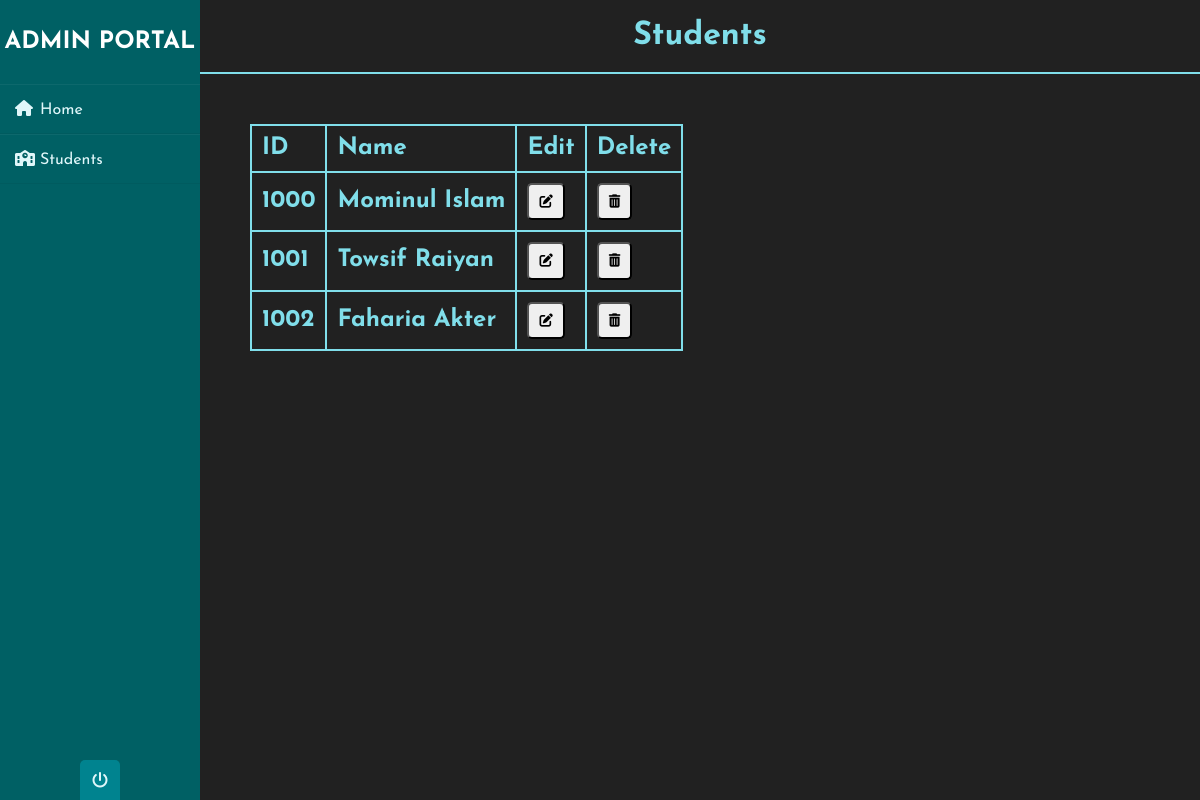
Screenshot of /admin/admin_student_details.php with the database file from the repository.
### tables this page shows
CREATE TABLE `student_details` (
  `std_details_id` int(4) NOT NULL,
  `address` varchar(200) NOT NULL,
  `phone` varchar(11) NOT NULL,
  `semester` varchar(20) NOT NULL,
  `student_id` int(4) NOT NULL
);

CREATE TABLE `student_reg` (
  `student_id` int(4) NOT NULL,
  `first_name` varchar(30) NOT NULL,
  `last_name` varchar(30) NOT NULL,
  `email` varchar(50) NOT NULL,
  `password` varchar(30) NOT NULL
);

### admin/admin_student_details.php (the view, shortened to what this page needs)
<?php require_once('../database/db_connect.php'); ?>
<?php
$query1 = 'SELECT * FROM student_reg RG INNER JOIN student_details SD ON RG.student_id = SD.student_id';
$stm = $db->prepare($query1);
$stm->execute();
$student_reg = $stm->fetchAll();
 ?>
<!DOCTYPE html>
<html lang="en" dir="ltr">
<head>
  <link rel="stylesheet" href=" ../css/css-admin/styles_admin_index.css">
</head>
<body>
  <div class="wrapper">
    <div class="sidebar">
      <h2>Admin Portal</h2>
        <ul>
          <li>
            <a href="admin_index.php"><i class="fas fa-home"></i>Home</a>
          </li>
          <li>
            <a href="admin_student_details.php"><i class="fas fa-school"></i>Students</a>
          </li>
        </ul>
        <div class="social_media">
          <a href=" ../index/index.php"><i class="fas fa-power-off"></i></a>
        </div>
      </div>
        <div class="main_content">
          <div class="header">
            <h1 class="h1_welcome">Students</h1>
          </div>
            <div class="info">
              <div>
                <h2>
                  <table>
                    <thead>
                      <tr>
                        <th>ID</th>
                        <th>Name</th>
                        <th>Edit</th>
                        <th>Delete</th>
                      </tr>
                    </thead>
                    <tbody>
                      <?php foreach ($student_reg as $reg): ?>
                        <tr>
                          <td><?php echo $reg['student_id']; ?></td>
                          <td><?php echo $reg['first_name'] . " " . $reg['last_name']; ?></td>
                          <td>
                            <button onclick="window.open('admin_student_edit.php?student_id=<?php echo $reg['student_id']; ?>', '_self')" <i class="fas fa-edit"></i>
                            </button>
                          </td>
                          <td>
                            <button onclick="window.open('admin_student_delete_db.php?student_id=<?php echo $reg['student_id']; ?>', '_self')" <i class="fas fa-trash-alt"></i>
                            </button>
                          </td>
                        </tr>
                      <?php endforeach; ?>
                    </tbody>
                  </table>
                </h2>
              </div>
            </div>
        </div>
      </div>
  </body>
</html>

### css/css-admin/styles_admin_index.css (style rules this page uses)
* { margin: 0; padding: 0; box-sizing: border-box; list-style: none; text-decoration: none; font-family: 'Josefin Sans', sans-serif; }
body { background-color: #212121; }
.wrapper { display: flex; position: relative; }
.wrapper .sidebar { width: 200px; height: 100%; background: #006064; padding: 30px 0px; position: fixed; }
.wrapper .sidebar h2 { color: #fff; text-transform: uppercase; text-align: center; margin-bottom: 30px; }
.wrapper .sidebar ul li { padding: 15px; border-bottom: 1px solid #E0F7FA; border-bottom: 1px solid rgba(0,0,0,0.05); border-top: 1px solid rgba(255,255,255,0.05); }
.wrapper .sidebar ul li a { color: #E0F7FA; display: block; }
.wrapper .sidebar ul li a .fas { width: 25px; }
.wrapper .sidebar .social_media { position: absolute; bottom: 0; left: 50%; transform: translateX(-50%); display: flex; }
.wrapper .sidebar .social_media a { display: block; width: 40px; background: #00838F; height: 40px; line-height: 45px; text-align: center; margin: 0 5px; color: #E0F7FA; border-top-left-radius: 5px; border-top-right-radius: 5px; }
.wrapper .main_content { width: 100%; margin-left: 200px; }
.wrapper .main_content .header { padding: 20px; background: #212121; color: #80DEEA; border-bottom: 2px solid #80DEEA; }
.wrapper .main_content .info { margin: 50px; color: #80DEEA; line-height: 25px; }
.wrapper .main_content .info div { margin-bottom: 20px; }
.wrapper .main_content .header .h1_welcome { text-align: center; }
table { border-collapse: collapse; }
table, th, td { border: 2px solid #80DEEA; padding: 10px; text-align: left; }
button { padding: 10px; border-radius: 5px; }

### rows the page displays
student_details: student "1000", student.first_name "Mominul", student.last_name "Islam"
student_details: student "1001", student.first_name "Towsif", student.last_name "Raiyan"
student_details: student "1002", student.first_name "Faharia", student.last_name "Akter"
